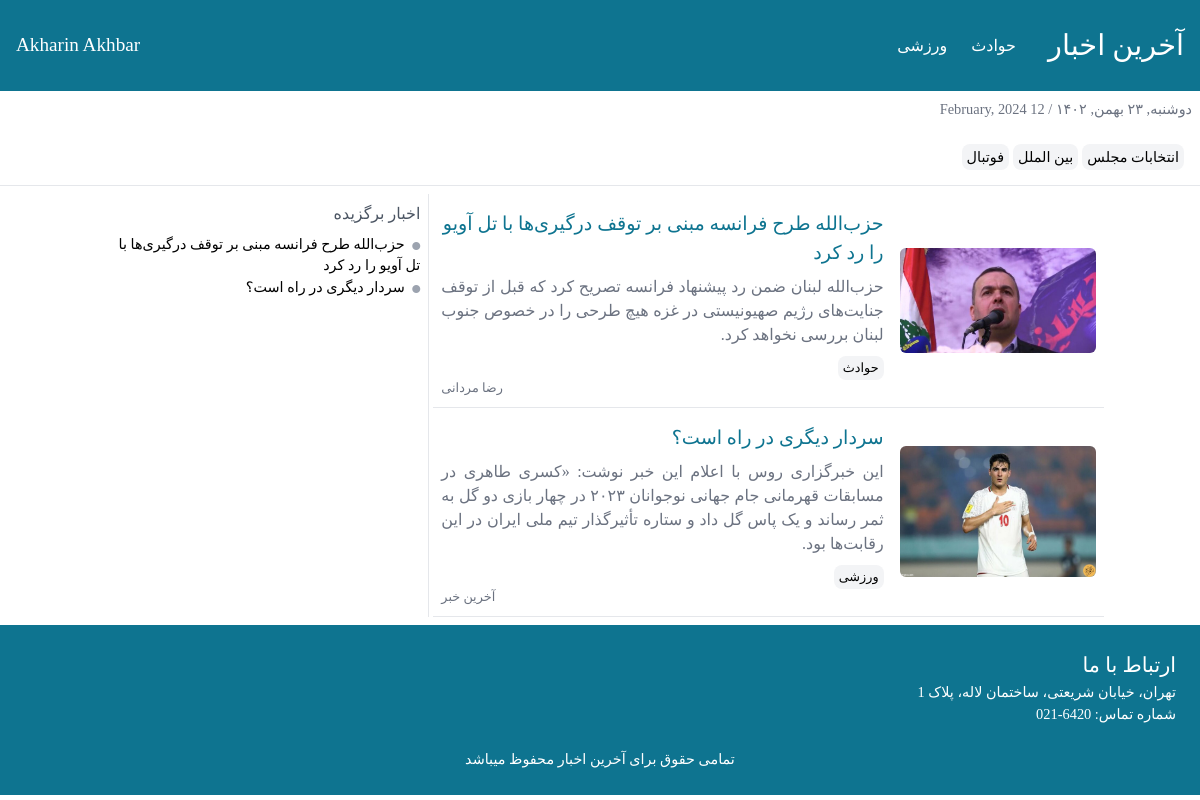
Before: / with the older database file.
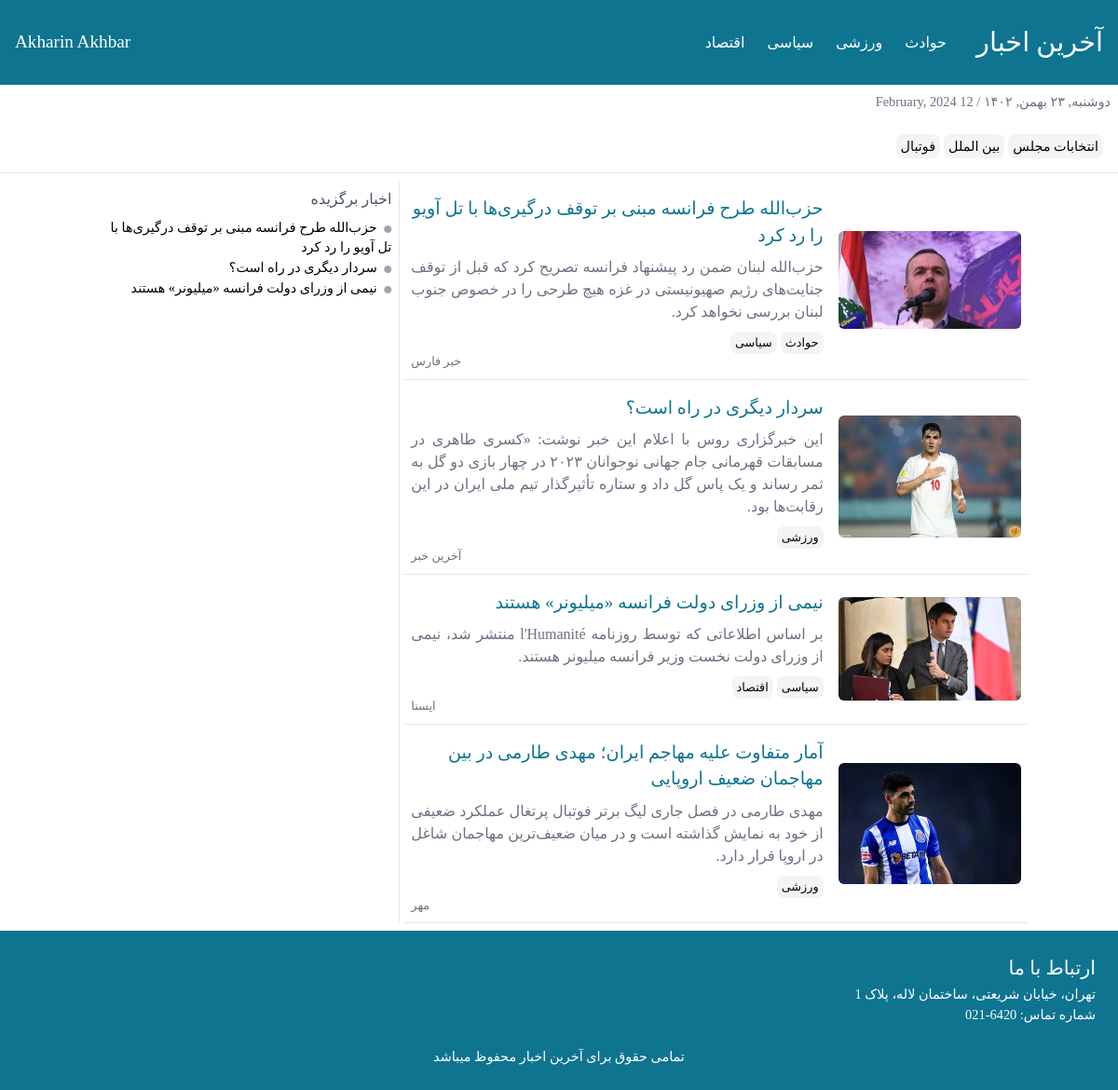
After: the same page with the newer database file.
### news/models.py (models this page shows, shortened)
class Category(models.Model):
    title = models.CharField(max_length=250, null=True, blank=True, verbose_name="دسته بندی")
    url = models.CharField(max_length=250, null=True, blank=True, verbose_name="لینک دسته بندی")

class Tag(models.Model):
    title = models.CharField(max_length=250, null=True, blank=True, verbose_name="تگ")
    url = models.CharField(max_length=250, null=True, blank=True, verbose_name="لینک تگ")

class News(models.Model):
    title = models.CharField(max_length=250, null=True, blank=True, verbose_name="عنوان خبر")
    short_description = models.TextField(blank=True, null=True, verbose_name="توضیحات کوتاه")
    description = models.TextField(blank=True, null=True, verbose_name="متن خبر")
    author = models.CharField(max_length=250, null=True, verbose_name="نویسنده خبر")
    created_date = jmodels.jDateTimeField(auto_now_add=True)
    tag = models.ManyToManyField(Tag, verbose_name="تگ خبر")
    category = models.ManyToManyField(Category, verbose_name="دسته بندی")
    status = models.BooleanField(default=False, verbose_name="فعال/غیرفعال")
    selected = models.BooleanField(default=False, verbose_name="خبر برگزیده")
    image = models.ImageField(upload_to='images')

### news/views.py (the view)
# urls.py: 2. Add a URL to urlpatterns:  path('', views.home, name='home')
def home(request):
    tags = Tag.objects.all()
    category = Category.objects.all()
    news = News.objects.filter(status=True).all()
    selected = News.objects.filter(selected=True).all()
    return render(request, 'index.html', context={
        'tags': tags,
        'category': category,
        'news': news,
        'selected': selected
    })

### templates/index.html (shortened to what this page needs)
{% load jformat %}
<!DOCTYPE html>
<html lang="fa" dir="rtl">
<head>
    <link rel="stylesheet" href="/static/style/font.css"/>
    <link rel="stylesheet" href="/static/style/tailwind.css"/>
    <link
            rel="stylesheet"
            href="https://cdnjs.cloudflare.com/ajax/libs/font-awesome/6.5.1/css/all.min.css"
/>
</head>
<body class="font-[Azar]">
<header class="bg-cyan-700 p-4 font-[Azar] text-white md:flex items-center justify-between">
    <div class="md:flex items-center gap-x-8">
        <a href="{% url 'news:news' %}"><h1 class="font-[AzarBold] text-[1.8rem] my-2">آخرین اخبار</h1></a>
        <ul class="flex items-center gap-x-6">
            {% for item in category %}
                <a href="{% url 'news:select-category' item.url %}">
                    <li class="cursor-pointer">{{ item.title }}</li>
                </a>
            {% endfor %}
        </ul>
    </div>
    <div>
        <h2 class="font-[AzarBold] text-[1.2rem] hidden md:block">Akharin Akhbar</h2>
    </div>
</header>
<section>
    <span class="block font-[Azar] text-gray-500 text-[0.9rem] m-2">دوشنبه, ۲۳ بهمن, ۱۴۰۲ / 12 February, 2024</span>
    <div class="p-4">
        {% for item in tags %}
            <a href="{% url 'news:select-tag' item.url %}">
                <span
                        class="font-[Azar] rounded-lg cursor-pointer hover:bg-gray-200 border border-transparent hover:border-gray-200 transition-all duration-300 bg-gray-100 text-[0.9rem] p-1 text-center"
                >{{ item.title }}</span
                >
            </a>
        {% endfor %}
    </div>
</section>
<hr/>
{% if news %}
<section class="container mx-auto grid grid-cols-1 md:grid-cols-6 p-2 gap-x-1">
    <div class="main-new col-span-4">
        {% for item in news %}
            <div class="box md:flex p-2 items-center gap-x-4 border-b">
                <img src="{{ item.image.url }}" alt=""
                     class="md:w-[30%] block mx-auto rounded-md"/>
                <div>
                    <h3 class="text-[1.2rem] text-cyan-700">
                        <a href="{% url 'news:select-news' item.id %}">{{ item.title }}</a>
                    </h3>
                    <p class="text-[1rem] text-gray-500 my-2 text-justify">
                        {{ item.short_description }}
                    </p>
                    <div>
                        {% for cat in item.category.all %}
                            <span
                                    class="font-[Azar] text-[0.8rem] rounded-lg cursor-pointer hover:bg-gray-200 border border-transparent hover:border-gray-200 transition-all duration-300 bg-gray-100 p-1 text-center"
                            >{{ cat.title }}</span
                            >
                        {% endfor %}
                    </div>
                    <span class="block text-[0.8rem] text-left text-gray-500">{{ item.author }}</span>
                </div>
            </div>
        {% endfor %}
    </div>
    <div class="end-news col-span-2 md:border-r p-2">
        <h4 class="text-gray-600 text-[1rem]">اخبار برگزیده</h4>
        <ul class="my-2">
            {% for item in selected %}
                <li class="text-[0.9rem]">
                    <i class="fas fa-circle text-[0.5rem] text-gray-400"></i>
                    <a href="{% url 'news:select-news' item.id %}" class="hover:text-red-600 p-1">{{ item.title }}</a>
                </li>
            {% endfor %}
        </ul>
    </div>
</section>
<footer class="bg-cyan-700 p-6">
    <h2 class="text-[1.3rem] font-[AzarBold] text-white">ارتباط با ما</h2>
    <span class="text-[0.9rem] text-white">تهران، خیابان شریعتی، ساختمان لاله، پلاک 1</span>
    <span class="text-[0.9rem] text-white block">شماره تماس: 6420-021</span>
    <span class="mx-auto text-white text-[0.9rem] block text-center mt-6">تمامی حقوق برای آخرین اخبار محفوظ میباشد</span>
</footer>
    {% else %}
    <h2 class="font-[AzarBold] text-center text-[2rem] text-gray-500 mt-8">هیچ خبری اینجا نیست!</h2>
{% endif %}
</body>
</html>

Changed rows visible on the page:
added Category: title "سیاسی"
added Category: title "اقتصاد"
changed News "حزب‌الله طرح فرانسه مبنی بر توقف درگیری‌ها با تل آویو را رد کرد": author "رضا مردانی" → "خبر فارس"
added News: image (picture), title "نیمی از وزرای دولت فرانسه «میلیونر» هستند", short_description "بر اساس اطلاعاتی که توسط روزنامه l'Humanité منتشر شد، نیمی از وزرای دولت نخست وزیر فرانسه میلیونر هستند.", author "ایسنا"
added News: image (picture), title "آمار متفاوت علیه مهاجم ایران؛ مهدی طارمی در بین مهاجمان ضعیف اروپایی", short_description "مهدی طارمی در فصل جاری لیگ برتر فوتبال پرتغال عملکرد ضعیفی از خود به نمایش گذاشته است و در میان ضعیف‌ترین مهاجمان شاغل در اروپا قرار دارد.", author "مهر", Category (title "ورزشی")
